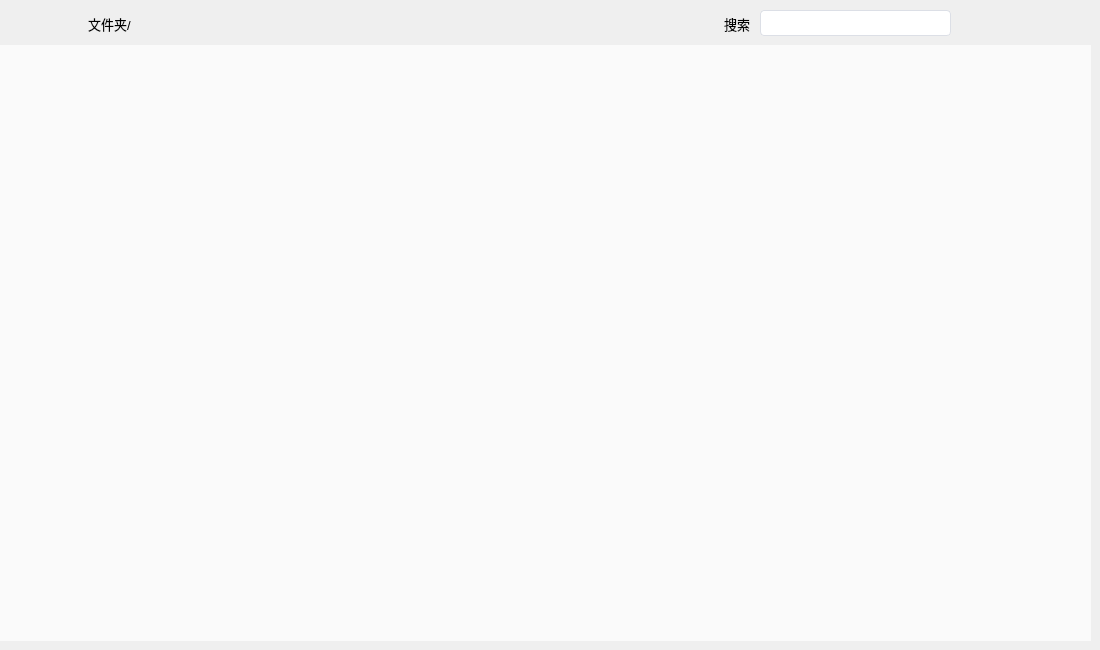
<?xml version="1.0" encoding="UTF-8"?>
<ui version="4.0">
 <class>management</class>
 <widget class="QWidget" name="management">
  <property name="geometry">
   <rect>
    <x>0</x>
    <y>0</y>
    <width>1100</width>
    <height>650</height>
   </rect>
  </property>
  <property name="minimumSize">
   <size>
    <width>1100</width>
    <height>650</height>
   </size>
  </property>
  <property name="maximumSize">
   <size>
    <width>1100</width>
    <height>650</height>
   </size>
  </property>
  <property name="windowTitle">
   <string>Form</string>
  </property>
  <property name="styleSheet">
   <string notr="true">QScrollBar:vertical {
    background-color: rgb(250, 250, 250);
    width: 6px;
    margin: 0px;border: none;
}
QScrollBar::handle:vertical {
    background-color: rgb(216, 216, 216);
    min-height: 5px;
    border-radius: 3px;
}
QScrollBar::handle:vertical:hover{background-color: rgb(181, 181, 181);}
QScrollBar:horizontal {
    background-color: rgb(250, 250, 250);
    height: 6px;
    margin: 0px;border: none;
}
QScrollBar::handle:horizontal {
    background-color: rgb(216, 216, 216);
    min-width: 5px;
    border-radius: 3px;
}
QScrollBar::handle:horizontal:hover{background-color: rgb(181, 181, 181);}

QScrollBar::up-arrow, QScrollBar::down-arrow,
QScrollBar::right-arrow, QScrollBar::left-arrow,
QScrollBar::add-page, QScrollBar::sub-page,
QScrollBar::add-line, QScrollBar::sub-line {
    border: none;background: none;color: none;height: 0;
}</string>
  </property>
  <widget class="QWidget" name="verticalLayoutWidget">
   <property name="geometry">
    <rect>
     <x>0</x>
     <y>0</y>
     <width>1091</width>
     <height>641</height>
    </rect>
   </property>
   <layout class="QVBoxLayout" name="management_w" stretch="1,15">
    <property name="spacing">
     <number>5</number>
    </property>
    <item>
     <widget class="QWidget" name="head" native="true">
      <property name="styleSheet">
       <string notr="true">#home {
	border: none;
	border-image: url(:/ico/image/common-icon/home.png);
}
#home:hover {
	border: none;
	border-image: url(:/ico/image/common-icon/home-ed.png);
}

#upPackage {
	border: none;
	border-image: url(:/ico/image/common-icon/back.png);
}
#upPackage:hover {
	border: none;
	border-image: url(:/ico/image/common-icon/back-ed.png);
}

#refresh {
	border: none;
	border-image: url(:/ico/image/common-icon/refresh.png);
}
#refresh:hover {
	border: none;
	border-image: url(:/ico/image/common-icon/refresh-ed.png);
}

#more {
	border: none;
	border-image: url(:/ico/image/common-icon/more.png);
}
#more:hover {
	border: none;
	border-image: url(:/ico/image/common-icon/more-ed.png);
}

QLineEdit {
	padding-left: 8px;
	padding-top: 4px; padding-bottom: 4px;

	border-radius: 4px;
	border: 1px solid rgb(220, 223, 230);
}
QLineEdit:focus {
	border: 1px solid rgb(64, 158, 255);
}</string>
      </property>
      <widget class="QWidget" name="horizontalLayoutWidget">
       <property name="geometry">
        <rect>
         <x>0</x>
         <y>0</y>
         <width>1091</width>
         <height>47</height>
        </rect>
       </property>
       <layout class="QHBoxLayout" name="headHL">
        <property name="spacing">
         <number>10</number>
        </property>
        <property name="leftMargin">
         <number>10</number>
        </property>
        <property name="rightMargin">
         <number>10</number>
        </property>
        <item>
         <widget class="QPushButton" name="home">
          <property name="minimumSize">
           <size>
            <width>16</width>
            <height>16</height>
           </size>
          </property>
          <property name="maximumSize">
           <size>
            <width>16</width>
            <height>16</height>
           </size>
          </property>
          <property name="cursor">
           <cursorShape>PointingHandCursor</cursorShape>
          </property>
          <property name="toolTip">
           <string>根目录</string>
          </property>
          <property name="text">
           <string/>
          </property>
         </widget>
        </item>
        <item>
         <widget class="QPushButton" name="upPackage">
          <property name="minimumSize">
           <size>
            <width>16</width>
            <height>16</height>
           </size>
          </property>
          <property name="maximumSize">
           <size>
            <width>16</width>
            <height>16</height>
           </size>
          </property>
          <property name="cursor">
           <cursorShape>PointingHandCursor</cursorShape>
          </property>
          <property name="toolTip">
           <string>上一级</string>
          </property>
          <property name="text">
           <string/>
          </property>
         </widget>
        </item>
        <item>
         <widget class="QPushButton" name="refresh">
          <property name="minimumSize">
           <size>
            <width>16</width>
            <height>16</height>
           </size>
          </property>
          <property name="maximumSize">
           <size>
            <width>16</width>
            <height>16</height>
           </size>
          </property>
          <property name="cursor">
           <cursorShape>PointingHandCursor</cursorShape>
          </property>
          <property name="toolTip">
           <string>刷新</string>
          </property>
          <property name="text">
           <string/>
          </property>
         </widget>
        </item>
        <item>
         <widget class="QLabel" name="currentRegPath">
          <property name="minimumSize">
           <size>
            <width>600</width>
            <height>0</height>
           </size>
          </property>
          <property name="font">
           <font>
            <family>Microsoft YaHei UI</family>
            <pointsize>10</pointsize>
           </font>
          </property>
          <property name="text">
           <string>文件夹/</string>
          </property>
         </widget>
        </item>
        <item>
         <widget class="QPushButton" name="more">
          <property name="minimumSize">
           <size>
            <width>16</width>
            <height>16</height>
           </size>
          </property>
          <property name="maximumSize">
           <size>
            <width>16</width>
            <height>16</height>
           </size>
          </property>
          <property name="cursor">
           <cursorShape>PointingHandCursor</cursorShape>
          </property>
          <property name="acceptDrops">
           <bool>false</bool>
          </property>
          <property name="toolTip">
           <string/>
          </property>
          <property name="text">
           <string/>
          </property>
         </widget>
        </item>
        <item>
         <widget class="QLabel" name="searchLabel">
          <property name="font">
           <font>
            <family>Microsoft JhengHei UI</family>
            <pointsize>10</pointsize>
           </font>
          </property>
          <property name="text">
           <string>搜索</string>
          </property>
         </widget>
        </item>
        <item>
         <widget class="QLineEdit" name="searchInput"/>
        </item>
        <item>
         <widget class="ElePySelect" name="selKind" native="true">
          <property name="minimumSize">
           <size>
            <width>120</width>
            <height>0</height>
           </size>
          </property>
          <property name="maximumSize">
           <size>
            <width>120</width>
            <height>16777215</height>
           </size>
          </property>
         </widget>
        </item>
       </layout>
      </widget>
     </widget>
    </item>
    <item>
     <widget class="QScrollArea" name="itemScrollArea">
      <property name="styleSheet">
       <string notr="true">#itemScrollArea {
	border: none;
	background-color: rgb(250, 250, 250);
}

#itemScrollAreaWidget {
	background-color: rgb(250, 250, 250);
}</string>
      </property>
      <property name="widgetResizable">
       <bool>true</bool>
      </property>
      <widget class="QWidget" name="itemScrollAreaWidget">
       <property name="geometry">
        <rect>
         <x>0</x>
         <y>0</y>
         <width>1089</width>
         <height>594</height>
        </rect>
       </property>
       <property name="minimumSize">
        <size>
         <width>0</width>
         <height>0</height>
        </size>
       </property>
       <property name="autoFillBackground">
        <bool>false</bool>
       </property>
      </widget>
     </widget>
    </item>
   </layout>
  </widget>
 </widget>
 <customwidgets>
  <customwidget>
   <class>ElePySelect</class>
   <extends>QWidget</extends>
   <header>src/rightClickHelper/component/form/elePySelect.h</header>
   <container>1</container>
  </customwidget>
 </customwidgets>
 <resources>
  <include location="../../../resource/main.qrc"/>
 </resources>
 <connections/>
</ui>
